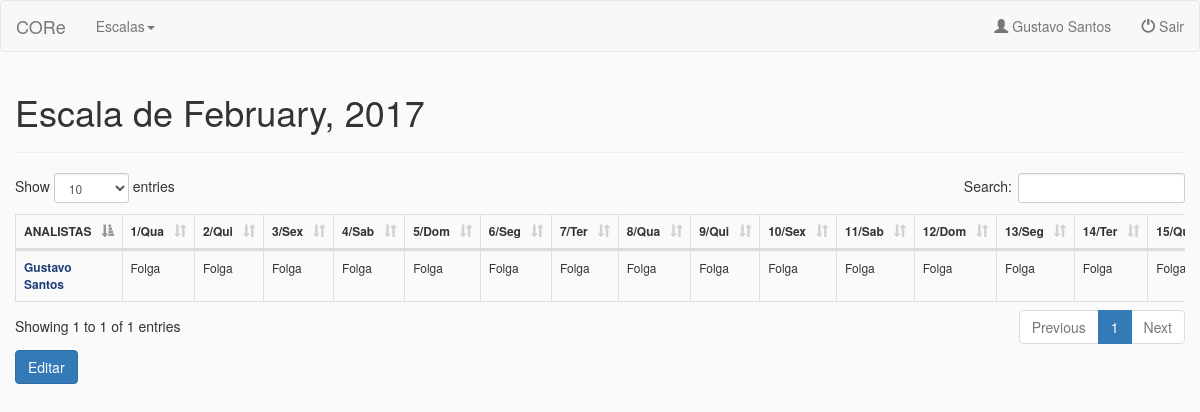
The app's page /tabela_escala/2017/2 with its own data.
### tabela_escala/models.py (models this page shows, shortened)
class Analista(models.Model):
    nome = models.CharField(max_length=50, null=False)
    email = models.EmailField(max_length=100, null=False)

class Escala(models.Model):
    MES_OPCOES = (
        ('1', 'Janeiro'),
        ('2', 'Fevereiro'),
        ('3', 'Marco'),
        ('4', 'Abril'),
        ('5', 'Maio'),
        ('6', 'Junho'),
        ('7', 'Julho'),
        ('8', 'Agosto'),
        ('9', 'Setembro'),
        ('10', 'Outubro'),
        ('11', 'Novembro'),
        ('12', 'Dezembro'),
    )
    TURNO_OPCOES = (
        ('07-16', '07-16'),
        ('08-17', '08-17'),
        ('09-18', '09-18'),
        ('10-19', '10-19'),
        ('11-20', '11-20'),
        ('12-21', '12-21'),
        ('13-22', '13-22'),
        ('14-23', '14-23'),
        ('22-07', '22-07'),
        ('Folga', 'Folga'),
        ('Ferias', 'Ferias'),
        ('Atestado', 'Atestado'),
        ('Indisponivel', 'Indisponivel'),
    )
    mes = models.CharField(max_length=2, choices=MES_OPCOES)
    ano = models.ForeignKey('Ano', related_name='anos')
    analista = models.ForeignKey('Analista', related_name='analistas')
    dia_1 = models.CharField(max_length=15, default='Indisponivel', choices=TURNO_OPCOES)
    dia_2 = models.CharField(max_length=15, default='Indisponivel', choices=TURNO_OPCOES)
    dia_3 = models.CharField(max_length=15, default='Indisponivel', choices=TURNO_OPCOES)
    dia_4 = models.CharField(max_length=15, default='Indisponivel', choices=TURNO_OPCOES)
    dia_5 = models.CharField(max_length=15, default='Indisponivel', choices=TURNO_OPCOES)
    dia_6 = models.CharField(max_length=15, default='Indisponivel', choices=TURNO_OPCOES)
    dia_7 = models.CharField(max_length=15, default='Indisponivel', choices=TURNO_OPCOES)
    dia_8 = models.CharField(max_length=15, default='Indisponivel', choices=TURNO_OPCOES)
    dia_9 = models.CharField(max_length=15, default='Indisponivel', choices=TURNO_OPCOES)
    dia_10 = models.CharField(max_length=15, default='Indisponivel', choices=TURNO_OPCOES)
    dia_11 = models.CharField(max_length=15, default='Indisponivel', choices=TURNO_OPCOES)
    dia_12 = models.CharField(max_length=15, default='Indisponivel', choices=TURNO_OPCOES)
    dia_13 = models.CharField(max_length=15, default='Indisponivel', choices=TURNO_OPCOES)
    dia_14 = models.CharField(max_length=15, default='Indisponivel', choices=TURNO_OPCOES)
    dia_15 = models.CharField(max_length=15, default='Indisponivel', choices=TURNO_OPCOES)
    dia_16 = models.CharField(max_length=15, default='Indisponivel', choices=TURNO_OPCOES)
    dia_17 = models.CharField(max_length=15, default='Indisponivel', choices=TURNO_OPCOES)
    dia_18 = models.CharField(max_length=15, default='Indisponivel', choices=TURNO_OPCOES)
    dia_19 = models.CharField(max_length=15, default='Indisponivel', choices=TURNO_OPCOES)
    dia_20 = models.CharField(max_length=15, default='Indisponivel', choices=TURNO_OPCOES)
    dia_21 = models.CharField(max_length=15, default='Indisponivel', choices=TURNO_OPCOES)
    dia_22 = models.CharField(max_length=15, default='Indisponivel', choices=TURNO_OPCOES)
    dia_23 = models.CharField(max_length=15, default='Indisponivel', choices=TURNO_OPCOES)
    dia_24 = models.CharField(max_length=15, default='Indisponivel', choices=TURNO_OPCOES)
    dia_25 = models.CharField(max_length=15, default='Indisponivel', choices=TURNO_OPCOES)
    dia_26 = models.CharField(max_length=15, default='Indisponivel', choices=TURNO_OPCOES)
    dia_27 = models.CharField(max_length=15, default='Indisponivel', choices=TURNO_OPCOES)
    dia_28 = models.CharField(max_length=15, default='Indisponivel', choices=TURNO_OPCOES)
    dia_29 = models.CharField(max_length=15, default='Indisponivel', choices=TURNO_OPCOES)
    dia_30 = models.CharField(max_length=15, default='Indisponivel', choices=TURNO_OPCOES)
    dia_31 = models.CharField(max_length=15, default='Indisponivel', choices=TURNO_OPCOES)

### tabela_escala/views.py (the view)
# urls.py: url(r'^(?P<ano>[0-9]{4})/(?P<mes>[0-9]+)$', views.escala_ano_mes, name='ano_mes'),
def escala_ano_mes(request, ano, mes):
    user_logado = Analista.objects.get(pk=1)
    analistas_por_escala = Escala.objects.filter(ano__ano=ano).filter(mes=mes)
    anos_do_menu = Ano.objects.all()
    title = datetime(int(ano), int(mes), 1).strftime("%B, %Y")
    year = int(ano)
    month = int(mes)
    tabela_header = {}
    try:
        for x in range(1, 32):
            dia_semana_number = date(year, month, x).isoweekday()
            if dia_semana_number == 1:
                dia_semana = 'Seg'
            elif dia_semana_number == 2:
                dia_semana = 'Ter'
            elif dia_semana_number == 3:
                dia_semana = 'Qua'
            elif dia_semana_number == 4:
                dia_semana = 'Qui'
            elif dia_semana_number == 5:
                dia_semana = 'Sex'
            elif dia_semana_number == 6:
                dia_semana = 'Sab'
            elif dia_semana_number == 7:
                dia_semana = 'Dom'
            tabela_header.update({x: dia_semana})
    except:
        pass
    total_de_dias = len(tabela_header)
    return render(request, 'tabela_escala/escalas.html', {'analistas_por_escala': analistas_por_escala,
                                                          'anos_do_menu': anos_do_menu,
                                                          'title': title,
                                                          'tabela_header': tabela_header,
                                                          'total_de_dias': total_de_dias,
                                                          'user_logado': user_logado,
                                                          'ano': ano,
                                                          'mes': mes,
                                                          })

### tabela_escala/templates/tabela_escala/escalas.html (shortened to what this page needs)
{% load static %}
<!DOCTYPE html>
<html>
<head>
	<link rel="stylesheet" type="text/css" href="{% static "assets/bootstrap/css/bootstrap.css" %}">
	<link rel="stylesheet" type="text/css" href="{% static "assets/my-style.css" %}">
	<link rel="stylesheet" type="text/css" href="{% static "assets/bootstrap-submenu/dist/css/bootstrap-submenu.css" %}">
	<link rel="stylesheet" type="text/css" href="{% static "assets/dataTables.bootstrap.min.css" %}">
</head>
<body>
	<nav class="navbar navbar-default">
		<div class="navbar-header">
			<a class="navbar-brand" href="{% url 'index' %}"> CORe</a>
		</div>
		<div class="navbar-collapse collapse" aria-expanded="true">
			<ul class="nav navbar-nav">
				<li class="dropdown">
					<a tabindex="0" data-toggle="dropdown" data-submenu="" aria-expanded="false" >Escalas<span class="caret"></span></a>
				</li>
			</ul>
			<ul class="nav navbar-nav navbar-right">
				<li>
					<a tabindex="0" data-toggle="dropdown" data-submenu="" aria-expanded="false" href="#">
					<span class="glyphicon glyphicon-user" aria-hidden="true"></span> {{ user_logado.nome }} </a>
				</li>
				<li>
					<a tabindex="0" data-toggle="dropdown" data-submenu="" aria-expanded="false" href="#">
					<span class="glyphicon glyphicon-off" aria-hidden="true"></span> Sair</a>
				</li>
			</ul>
		</div>
	</nav>
	<div class="container-fluid">
		<h1>Escala de {{ title }}</h1>
		<hr>
	</div>
	<div class="container-fluid">
		{% if analistas_por_escala %}
		<div class="table-responsive">
			<table id="example" class="table table-hover table-bordered" cellspacing="0" width="100%">
				<thead>
					<tr>
						<th>ANALISTAS</th>
						{% for key, value in tabela_header.items %}
						<th>{{ key }}/{{ value }}</th>
						{% endfor %}
					</tr>
				</thead>
				<tbody>
					{% for analista in analistas_por_escala %}
					<tr>
						<td id="analistas">{{ analista.analista.nome}}</td>
						<td>{{ analista.dia_1 }}</td>
						<td>{{ analista.dia_2 }}</td>
						<td>{{ analista.dia_3 }}</td>
						<td>{{ analista.dia_4 }}</td>
						<td>{{ analista.dia_5 }}</td>
						<td>{{ analista.dia_6 }}</td>
						<td>{{ analista.dia_7 }}</td>
						<td>{{ analista.dia_8 }}</td>
						<td>{{ analista.dia_9 }}</td>
						<td>{{ analista.dia_10 }}</td>
						<td>{{ analista.dia_11 }}</td>
						<td>{{ analista.dia_12 }}</td>
						<td>{{ analista.dia_13 }}</td>
						<td>{{ analista.dia_14 }}</td>
						<td>{{ analista.dia_15 }}</td>
					</tr>
					{% endfor %}
				</tbody>
			</table>
		</div>
	</div>
	<div class="container-fluid">
		<a class="btn btn-primary" href="{% url 'editar' ano mes %}" role="button" >Editar</a>
	</div>
		{% else %}
		<h3>Desculpe, ainda não temos a escala deste mês :( </h3>
	{% endif %}
</body>
</html>

### tabela_escala/static/assets/my-style.css (style rules this page uses)
body { background-color: #FAFAFA; }
#analistas { color: #1f3d7a; font-weight: bold; }
table { font-size: 12px; }

### records on screen
Analista: nome "Gustavo Santos"
Escala: analista.nome "Gustavo Santos", dia_1 "Folga", dia_2 "Folga", dia_3 "Folga", dia_4 "Folga", dia_5 "Folga", dia_6 "Folga", dia_7 "Folga", dia_8 "Folga", dia_9 "Folga", dia_10 "Folga", dia_11 "Folga", dia_12 "Folga", dia_13 "Folga", dia_14 "Folga", dia_15 "Folga"

### other values on screen
{{ title }} "February, 2017"
{{ key }} "1" "2" "3" "4" "5" "6" "7" "8" "9" "10" "11" "12" "13" "14" "15"
{{ value }} "Qua" "Qui" "Sex" "Sab" "Dom" "Seg" "Ter" "Qua" "Qui" "Sex" "Sab" "Dom" "Seg" "Ter"
